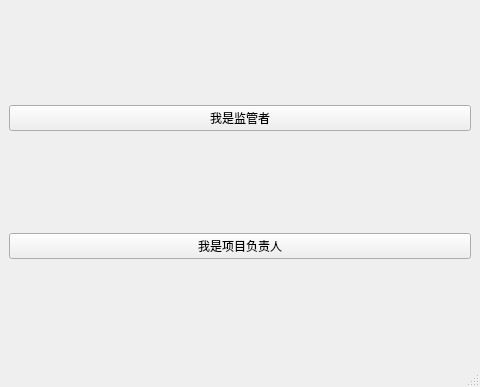
<?xml version="1.0" encoding="UTF-8"?>
<ui version="4.0">
 <class>MainWindow</class>
 <widget class="QMainWindow" name="MainWindow">
  <property name="geometry">
   <rect>
    <x>0</x>
    <y>0</y>
    <width>480</width>
    <height>387</height>
   </rect>
  </property>
  <property name="windowTitle">
   <string>MainWindow</string>
  </property>
  <widget class="QWidget" name="centralwidget">
   <layout class="QVBoxLayout" name="verticalLayout">
    <item>
     <widget class="QPushButton" name="btn_to_monitor">
      <property name="text">
       <string>我是监管者</string>
      </property>
     </widget>
    </item>
    <item>
     <widget class="QPushButton" name="btn_to_boss">
      <property name="focusPolicy">
       <enum>Qt::StrongFocus</enum>
      </property>
      <property name="text">
       <string>我是项目负责人</string>
      </property>
     </widget>
    </item>
   </layout>
  </widget>
  <widget class="QMenuBar" name="menubar">
   <property name="geometry">
    <rect>
     <x>0</x>
     <y>0</y>
     <width>480</width>
     <height>26</height>
    </rect>
   </property>
  </widget>
  <widget class="QStatusBar" name="statusbar"/>
 </widget>
 <resources/>
 <connections/>
</ui>
